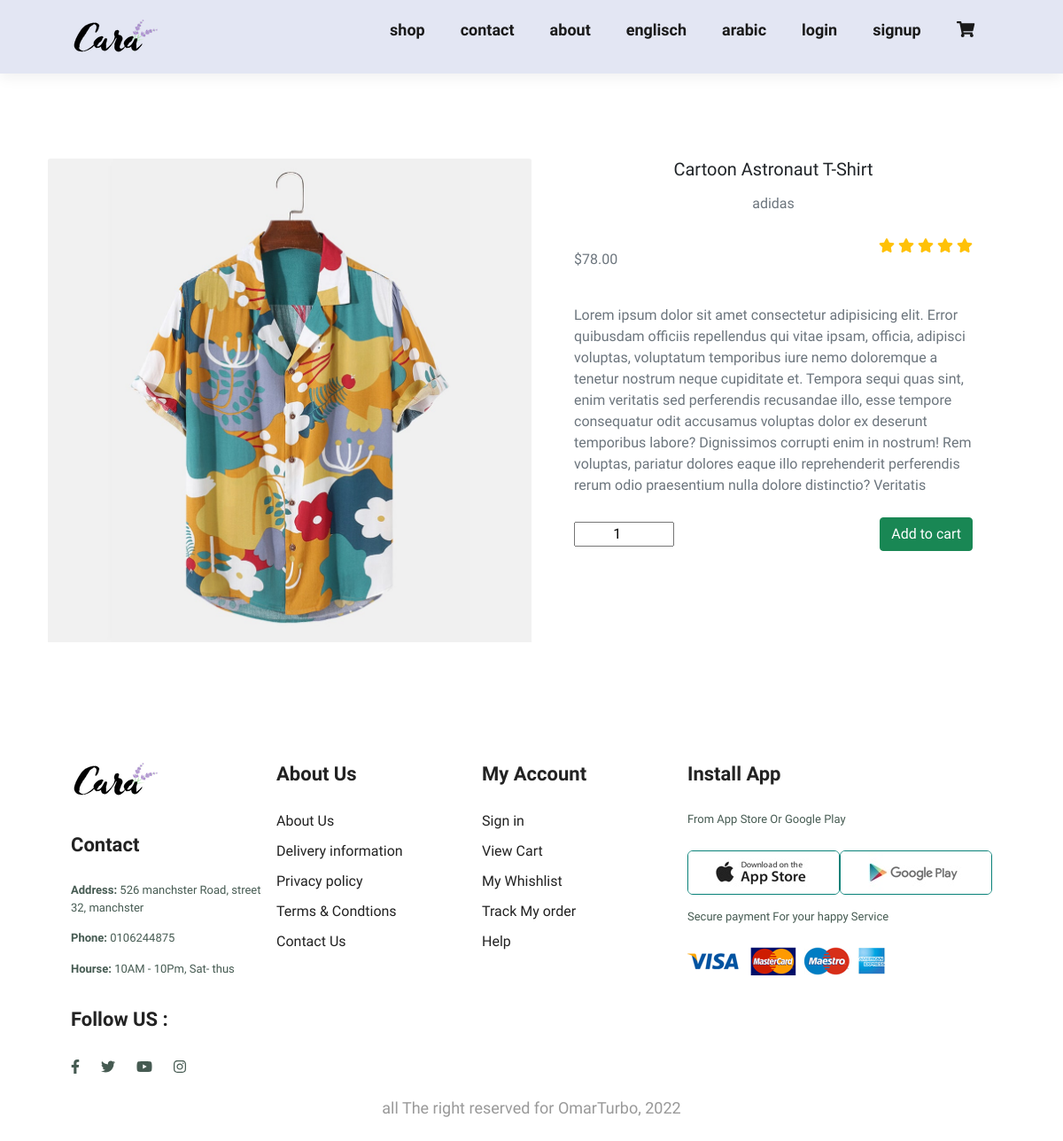
The app's page /user/product.php?id=1 with its own data.
### tables this page shows
CREATE TABLE IF NOT EXISTS products (
 id              INT PRIMARY KEY AUTO_INCREMENT,
 cat_id          INT, 
 name            VARCHAR (60) NOT NULL,
 brand           VARCHAR (60) NOT NULL,
 description     TEXT DEFAULT "Lorem ipsum dolor sit amet consectetur adipisicing elit.
                 Error quibusdam officiis repellendus qui vitae ipsam, officia, adipisci voluptas, 
                 voluptatum temporibus iure nemo doloremque a tenetur nostrum neque cupiditate et. 
                 Tempora sequi quas sint, enim veritatis sed perferendis recusandae illo, esse tempore
                 consequatur odit accusamus voluptas dolor ex deserunt temporibus labore? Dignissimos 
                 corrupti enim in nostrum! Rem voluptas, pariatur dolores eaque illo reprehenderit perferendis
                 rerum odio praesentium nulla dolore distinctio? Veritatis",
 price           DECIMAL (5,2) DEFAULT 78,
 img             VARCHAR (100) NOT NULL,
 stars           INT DEFAULT 5,
 type            ENUM ('product', 'new_arrival') DEFAULT 'product',
 created_at      DATETIME DEFAULT CURRENT_TIMESTAMP,
 updated_at      DATETIME DEFAULT CURRENT_TIMESTAMP ON UPDATE CURRENT_TIMESTAMP,
 CONSTRAINT products_fk FOREIGN KEY (cat_id) REFERENCES categories (id) ON DELETE SET NULL ON UPDATE CASCADE
);

### user/english.php (called while the page is built)
<?php
return $data = [
    'admin'     => 'admin',
    'shop'     => 'shop',
    'about'    => 'about',
    'contact'  => 'contact',
    'englisch' => 'englisch',
    'arabic'   => 'arabic',
    'login'    => 'login',
    'signup'   => 'signup',
    'logout'   => 'logout'
];

### user/product.php (the view, shortened to what this page needs)
<?php
$conn = include './../db.php';
$product_id = $_GET['id'];
$sql = <<<SQL
    SELECT *
    FROM products
    WHERE id = '$product_id'
SQL;
$res = $conn->query($sql);
$product = $res->fetch_assoc();
$found = $product ?  true : false;
?>
<?php include "header.php"; ?>
<?php include "navbar.php"; ?>
<?php if ($found) : ?>
    <section class="py-5">
        <div class="container py-5">
            <div class="row">
                <div class="col-md-6">
                    <img src='<?= "img/" . $product['img'] ?>' class="card-img-top" alt="<?= $product['name'] ?>" />
                </div>
                <div class="col-md-6 px-md-5">
                    <div class="text-center">
                        <h5 class="card-title"><?= $product['name']  ?></h5>
                        <p class="text-muted mb-4"><?= $product['brand'] ?></p>
                    </div>
                    <div class="d-flex justify-content-between">
                        <p class="text-muted mb-4">$<?= $product['price'] ?></p>
                        <div class="star text-warning">
                            <?php for ($i = 0; $i < $product['stars']; $i++) : ?>
                                <i class="fas fa-star"></i>
                            <?php endfor; ?>
                        </div>
                    </div>
                    <div>
                        <p class="text-muted mb-4"><?= $product['description'] ?></p>
                    </div>
                    <form method="POST">
                        <div class="d-flex justify-content-between align-items-center">
                            <input type="number" name="quantity" value="1" min="1" class="w-25 text-center">
                            <button role="button" type="submit" name="add_to_cart" class="btn btn-success <?= $_SESSION['admin'] == true ? 'disabled' : '' ?> ">
                                Add to cart
                            </button>
                        </div>
                    </form>
                </div>
            </div>
        </div>
    </section>
<?php else : ?>
    <center style="margin: 12rem auto;">
        <b>Product not found</b>
    </center>
<?php endif; ?>
<?php include 'footer.php' ?>

### user/header.php (shortened to what this page needs)
<?php
if (isset($_SESSION['lang'])) {
    $lang = $_SESSION['lang'];
} else {
    $lang = 'en';
}
if ($lang === 'ar') {
    include './arabic.php';
} else {
    include './english.php';
}
?>
<!DOCTYPE html>
<head>
    <link rel="stylesheet" href="css/all.min.css">
    <link rel="stylesheet" href="css/bootstrap.min.css">
    <link rel="stylesheet" href="css/index_style.css">
</head>
<body>

### user/navbar.php (shortened to what this page needs)
<section id="header" class="d-flex align-items-center">
    <a href="./">
        <img src="img/logo.png" alt="homeLogo">
    </a>
    <div>
        <ul id="navbar">
            <li class="link">
                <a href="./"><?= $data['shop'] ?></a>
            </li>
            <li class="link">
                <a href="contact.php"><?= $data['contact'] ?></a>
            </li>
            <li class="link">
                <a href="about.php"><?= $data['about'] ?></a>
            </li>
            <li class="link">
                <a href="?lang=en"><?= $data['englisch'] ?></a>
            </li>
            <li class="link">
                <a href="?lang=ar"><?= $data['arabic'] ?></a>
            </li>
            <?php if (isset($_SESSION['id'])) : ?>
                <li class="link">
                    <a href="logout.php"><?= $data['logout'] ?></a>
                </li>
            <?php else : ?>
                <li class="link">
                    <a href="login.php"><?= $data['login'] ?></a>
                </li>
                <li class="link">
                    <a href="signup.php"><?= $data['signup'] ?></a>
                </li>
            <?php endif; ?>
            <li class="link">
                <a id="lg-cart" href="cart.php">
                    <i class="fas fa-shopping-cart"></i>
                </a>
            </li>
        </ul>
    </div>
</section>

### user/footer.php (shortened to what this page needs)
<footer class="section-p1">
        <div class="col">
            <a href="index.html"><img class="logo" src="img/logo.png" alt=""></a>
            <h4>Contact</h4>
            <p><strong>Address: </strong>526 manchster Road, street 32, manchster</p>
            <p><strong>Phone: </strong>0106244875</p>
            <p><strong>Hourse: </strong>10AM - 10Pm, Sat- thus</p>
            <div class="follow">
                <h4>Follow US :</h4>
                <div class="icon">
                    <a href="#"><i class="fab fa-facebook-f"></i></a>
                    <a href="#"><i class="fab fa-twitter"></i></a>
                    <a href="#"><i class="fab fa-youtube"></i></a>
                    <a href="#"><i class="fab fa-instagram"></i></a>
                </div>
            </div>
        </div>
        <div class="col">
            <h4>About Us</h4>
            <a href="#">About Us</a>
            <a href="#">Delivery information</a>
            <a href="#">Privacy policy</a>
            <a href="#">Terms & Condtions</a>
            <a href="#">Contact Us</a>
        </div>
        <div class="col">
            <h4>My Account</h4>
            <a href="#">Sign in</a>
            <a href="#">View Cart</a>
            <a href="#">My Whishlist</a>
            <a href="#">Track My order</a>
            <a href="#">Help</a>
        </div>
        <div class="col install">
            <h4>Install App</h4>
            <p>From App Store Or Google Play</p>
            <div class="oo">
                <img src="img/pay/app.jpg " alt=" ">
                <img src="img/pay/play.jpg " alt=" ">
            </div>
            <p>Secure payment For your happy Service</p>
            <img src="img/pay/pay.png " alt=" ">
        </div>
        <div class="copyright">
            <p> all The right reserved for OmarTurbo, 2022</p>
        </div>
    </footer>
</body>
</html>
</html>

### user/css/index_style.css (style rules this page uses)
* { margin: 0px; padding: 0px; box-sizing: border-box; font-family: 'League Spartan', sans-serif; font-family: 'Miriam Libre', sans-serif; }
h4 { font-size: 20px; color: #222; }
p { font-size: 16px; color: #465b52; margin: 15px 0 20px 0; }
.section-p1 { padding: 40px 80px; }
body { width: 100%; }
#header { display: flex; justify-content: space-between; align-items: center; padding: 20px 80px; background-color: #E3E6F3; box-shadow: 0 5px 15px rgba(0, 0, 0, 0.06); z-index: 999; position: sticky; top: 0; left: 0; }
#navbar { display: flex; justify-content: center; align-items: center; }
#navbar li { list-style: none; padding: 0 20px; }
#navbar li a { color: #1a1a1a; font-size: 18px; font-weight: 600; transition: 0.3s ease; text-decoration: none; }
footer { display: flex; justify-content: space-between; flex-wrap: wrap; }
footer .col { display: flex; flex-wrap: wrap; flex-direction: column; align-items: flex-start; margin-bottom: 20px; }
footer .logo { margin-bottom: 30px; }
footer h4 { font-size: 22px; padding-bottom: 20px; font-weight: 800; }
footer p { font-size: 13px; margin: 0 0 15px 0; }
footer a { font-size: 16px; text-decoration: none; color: #222; margin-bottom: 10px; }
footer .follow { margin-top: 20px; }
footer .follow a { color: #465b52; padding-right: 20px; cursor: pointer; }
footer .install .oo { display: flex; justify-content: space-between; }
footer .install .oo img { border: 1px solid #088178; border-radius: 6px; }
footer .install img { margin: 10px 0 15px 0; }
footer .copyright { width: 100%; text-align: center; }
footer .copyright p { font-size: 18px; color: #999; }

### records on screen
products: img (picture), name "Cartoon Astronaut T-Shirt", brand "adidas", price "78.00", stars 5 (drawn), description "Lorem ipsum dolor sit amet consectetur adipisicing elit. Error quibusdam officiis repellendus qui vitae ipsam, officia, adipisci voluptas, voluptatum temporibus iure nemo doloremque a tenetur nostrum neque cupiditate et. Tempora sequi quas sint, enim veritatis sed perferendis recusandae illo, esse tempore consequatur odit accusamus voluptas dolor ex deserunt temporibus labore? Dignissimos corrupti enim in nostrum! Rem voluptas, pariatur dolores eaque illo reprehenderit perferendis rerum odio praesentium nulla dolore distinctio? Veritatis"

### other values on screen
$data['shop'] "shop"
$data['contact'] "contact"
$data['about'] "about"
$data['englisch'] "englisch"
$data['arabic'] "arabic"
$data['login'] "login"
$data['signup'] "signup"
